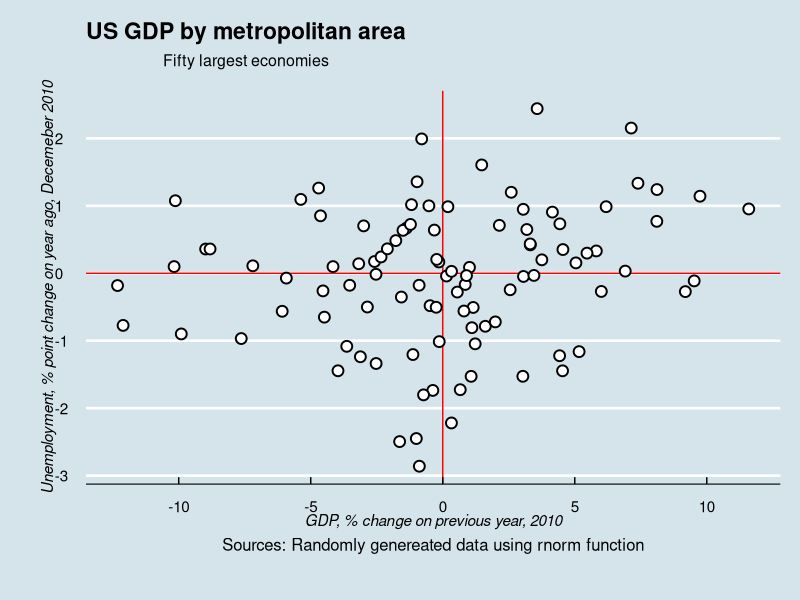

Recreate this plot in R.
x <- rnorm(100, mean = 0, sd = 50) / 10
y <- 0.01 * x - rnorm(100, mean = 0, sd = 10) / 10
my_data <- data.frame(x = x, y = y)


plot_title <- "US GDP by metropolitan area"
plot_subtitle <- "Fifty largest economies"
xlabel <- "GDP, % change on previous year, 2010"
ylabel <- "Unemployment, % point change on year ago, Decemeber 2010"

library(ggplot2)
library(ggthemes)
p <- ggplot(my_data, aes(x = x, y = y)) + 
  geom_hline(yintercept = 0, colour = 'red') + 
  geom_vline(xintercept = 0, colour = 'red') +
  geom_point(fill = 'white', colour = 'black', size = 3, pch = 21, stroke = 1) + 
  #title and labels
  # ggtitle(paste(plot_title, plot_subtitle, sep = "\n")) + 
  ggtitle(bquote(atop(bold(.(plot_title)), atop(.(plot_subtitle), "")))) +
  labs(x = xlabel, y = ylabel) +
  #themes
  theme_economist(base_family = "Verdana") +
  theme(plot.margin = margin(0.5, 0.5, 1, 1, 'cm')) + 
  theme(axis.title.y = element_text(face="italic"),
        axis.title.x = element_text(face="italic")) 
  
library(cowplot)
p2 <- add_sub(p, "Sources: Randomly genereated data using rnorm function", size = 12)
ggdraw(p2)
